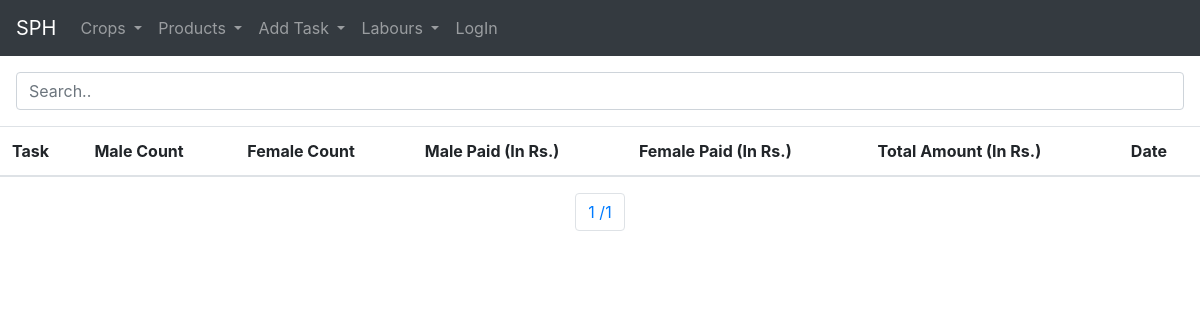
Before: /labour_payments/ with the older database file.
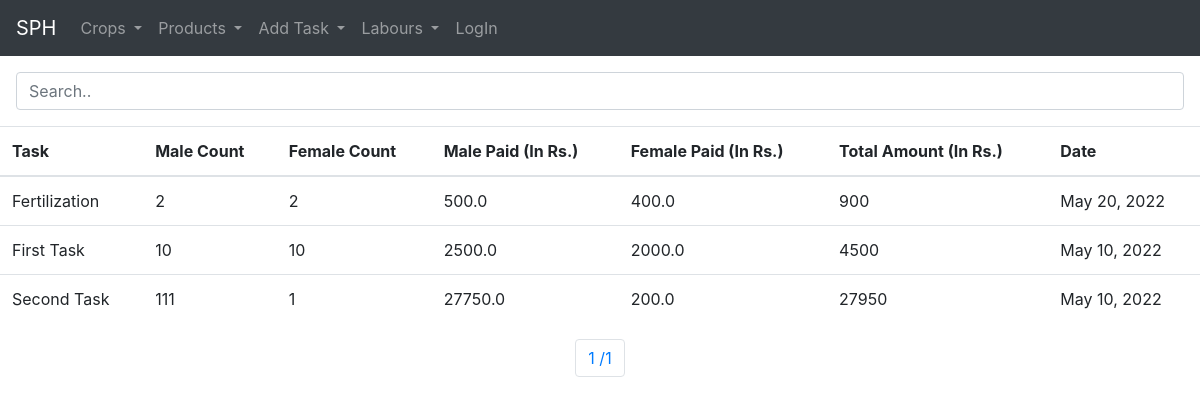
After: the same page with the newer database file.
### home/models.py (models this page shows, shortened)
class Labour(models.Model):
    user = models.ForeignKey(User, on_delete=models.SET_NULL, null=True, blank=True)
    task = models.OneToOneField(Task, on_delete=models.SET_NULL, null=True, blank=True)
    male_count = models.IntegerField(default=0, blank=True, null=True)
    female_count = models.IntegerField(default=0, blank=True, null=True)
    male_amount = models.FloatField(blank=True)
    female_amount = models.FloatField(blank=True)
    date = models.DateField(auto_now_add=True)

class Task(models.Model):
    user = models.ForeignKey(User, on_delete=models.SET_NULL, null=True, blank=True)
    crop = models.ForeignKey(Crop, on_delete=models.SET_NULL, null=True, blank=True)
    title = models.CharField(max_length=1080)
    description = models.TextField()
    def __str__(self):
        return self.title

### home/views.py (the view)
# urls.py: path('labour_payments/', views.labour_details, name='labour_payments'),
def labour_details(request):
    labours = Labour.objects.all().order_by('-date')
    paginator = Paginator(labours, 10)
    page_number = request.GET.get('page')
    page_obj = paginator.get_page(page_number)
    return render(request, 'labour_payments.html', {'page_obj': page_obj})

### templates/labour_payments.html (shortened to what this page needs)
{% extends 'base.html' %}
{% block content %}
<div class="m-3">
<input class="form-control" id="myInput" type="text" placeholder="Search..">
</div>
    <table class="mt-3 table table-responsive-md">
        <thead>
        <tr>
            <th> Task </th>
          <th> Male Count </th>
          <th> Female Count </th>
          <th> Male Paid (In Rs.) </th>
          <th> Female Paid (In Rs.) </th>
          <th> Total Amount (In Rs.)</th>
          <th> Date </th>
        </tr>
        </thead>
        <tbody id="productsTable">
        {% for labour in page_obj%}
        <tr>
            <td>{{ labour.task }}</td>
          <td>{{ labour.male_count }}</td>
          <td>{{ labour.female_count }}</td>
          <td>{{ labour.male_amount }}</td>
          <td>{{ labour.female_amount }}</td>
          <td> {{ labour.male_amount |add:labour.female_amount }}</td>
          <td>{{ labour.date }}</td>
        </tr>
        {% endfor %}
        </tbody>
    </table>
<ul class="pagination justify-content-center">
    <li class="page-item"><p class="page-link">{{ page_obj.number }} /{{ page_obj.paginator.num_pages }}</p></li>
</ul>
{% endblock %}

Changed rows visible on the page:
added Labour: task "Fertilization", male_count "2", female_count "2", male_amount "500.0", female_amount "400.0", male_amount|add "900", date "May 20, 2022"
added Labour: task "First Task", male_count "10", female_count "10", male_amount "2500.0", female_amount "2000.0", male_amount|add "4500", date "May 10, 2022"
added Labour: task "Second Task", male_count "111", female_count "1", male_amount "27750.0", female_amount "200.0", male_amount|add "27950", date "May 10, 2022"
